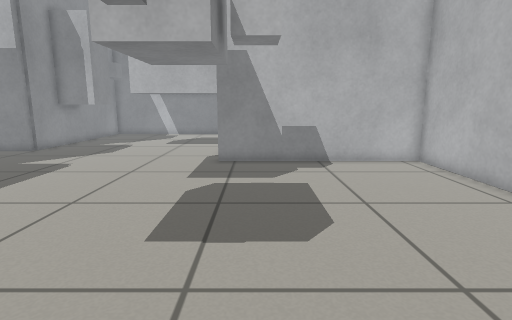
View 1 (above)

17 first-person views from a walk through a Gazebo world. The camera is 0.65 m above the floor, tilts 10° down and sees 80° across. The floor is counted in squares, 0.25 m on a side. Each view is taken from the middle of a square. On the plan, view 1 faces up. The plan holds only what a view shows up to about 19 squares ahead; the rest is blank.

View 2
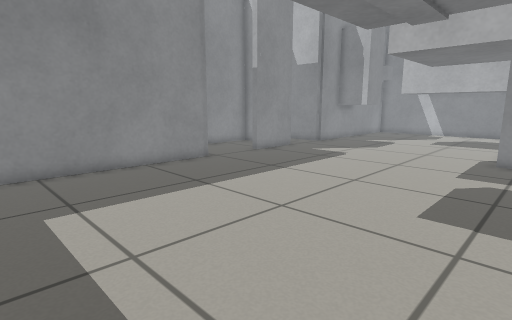

View 3
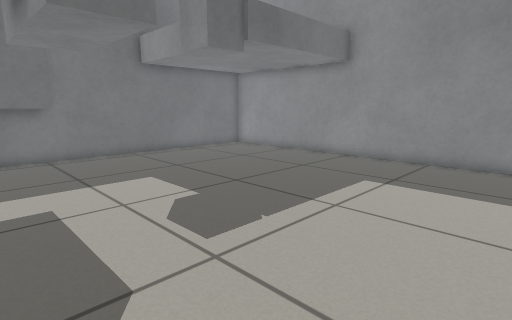

View 4
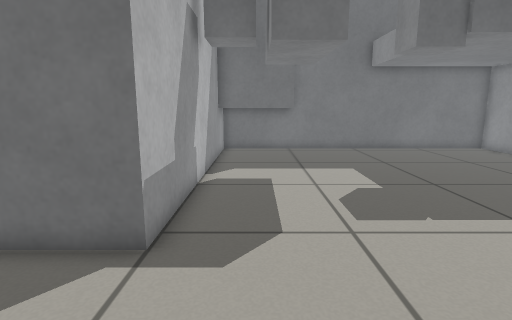

View 5
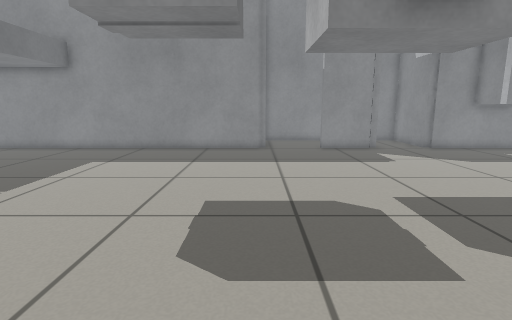

View 6
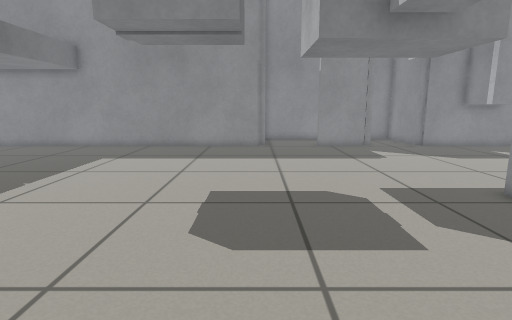

View 7
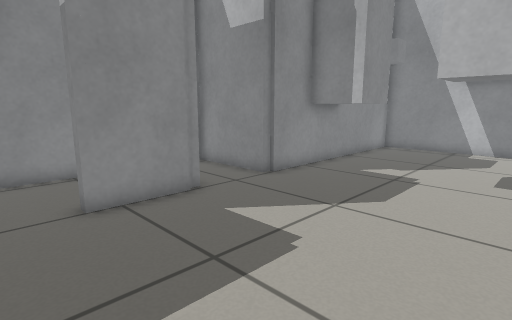

View 8
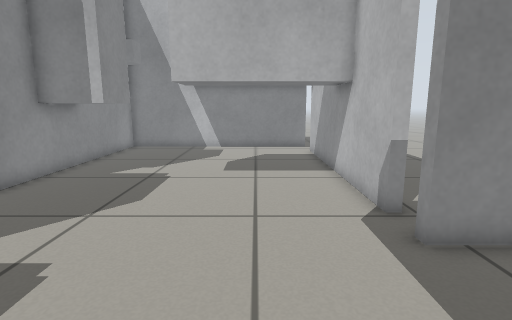

View 9
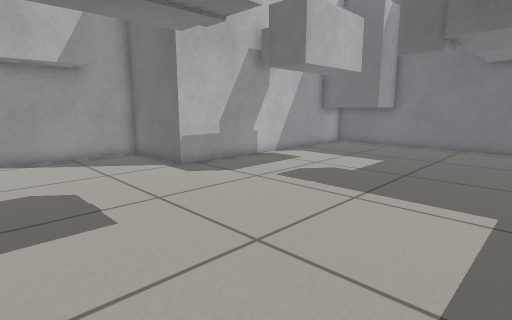

View 10
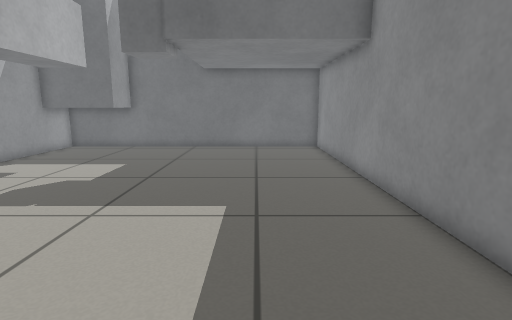

View 11
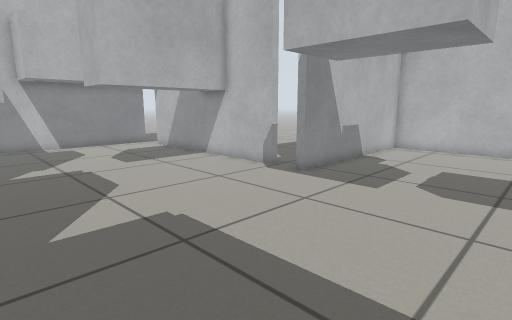

View 12
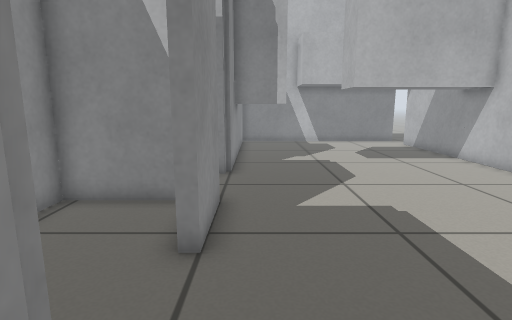

View 13
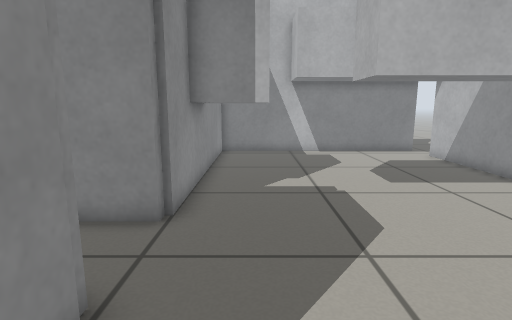

View 14
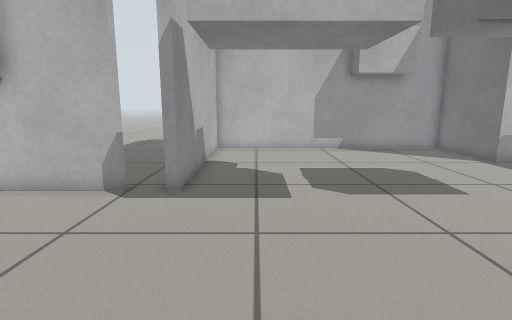

View 15
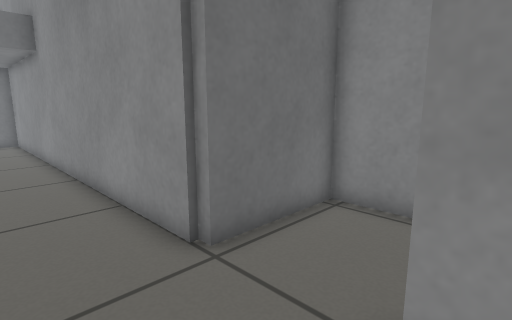

View 16
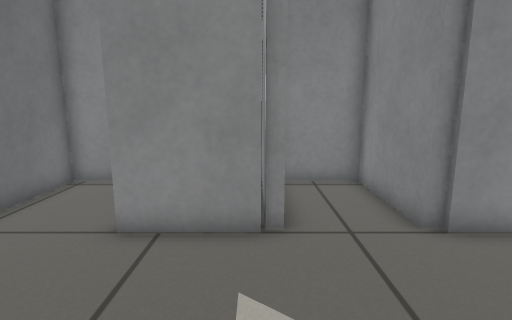

View 17
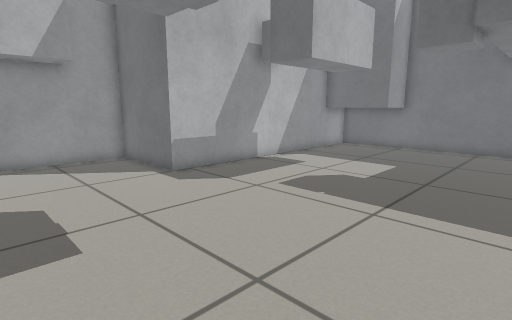

### Floor plan
Key: @ floor where view 1 was taken; # wall or solid block; . floor; B grey box; T thing the floor can be seen under or through.
Columns run from 18 left of view 1 to 8 right of it. Each row starts with its distance up from view 1.
 29      ############
 28      #B..BBBB
 27      #B..BBBB   B
 26      #..........#
 25      #..........#
 24      #..........#
 23      # B........#
 22      BBB........#
 21      BBB..BBBBBBB
 20      #....BBBBBBB
 19      #..........#
 18 ######..........#
 17 # ..............#
 16 #...............##
 15 #...............###########
 14 ######....................#
 13 #....#........BBBB........#
 12 #....#........BBBBB.......#
 11 #.............BBBB.B......#
 10 #.............BBBBB.......#
  9 #.............BBBB........#
  8 ##........................#
  7  #####....................#
  6      #........BTTB......BB#
  5      #........BTTB......BB#
  4      #........BTTB......BB#
  3      #........BTTB.......B#
  2      #....................#
  1      #...............######
  0      #............@..#
 -1      #...............#
 -2      #...............#
 -3      #...........BB..#
 -4      #BBBBBBB....BBBB#
 -5      #......BBB..BBB.#
 -6      #......BBB..BB..#
 -7      #......B....BB..#
 -8      #......B........#
 -9      #......B........#
-10      #......B........#
-11      #......B....BBBB#
-12      #......B....B   #
-13      #BBBBBB##########

Where each view was taken, in squares from view 1:
view 1: 0 up, 0 right, facing up
view 2: 2 down, 0 right, facing up-left
view 3: 4 up, 2 right, facing down-left
view 4: 6 up, 1 right, facing down
view 5: 7 up, 6 right, facing left
view 6: 7 up, 7 right, facing left
view 7: 9 up, 5 left, facing up-left
view 8: 9 up, 5 left, facing up
view 9: 8 up, 9 left, facing down-right
view 10: 7 up, 9 left, facing down
view 11: 7 up, 12 left, facing up-right
view 12: 6 up, 12 left, facing up
view 13: 11 up, 11 left, facing up
view 14: 12 up, 11 left, facing right
view 15: 12 up, 10 left, facing down-left
view 16: 14 up, 7 left, facing left
view 17: 7 up, 8 left, facing down-right
